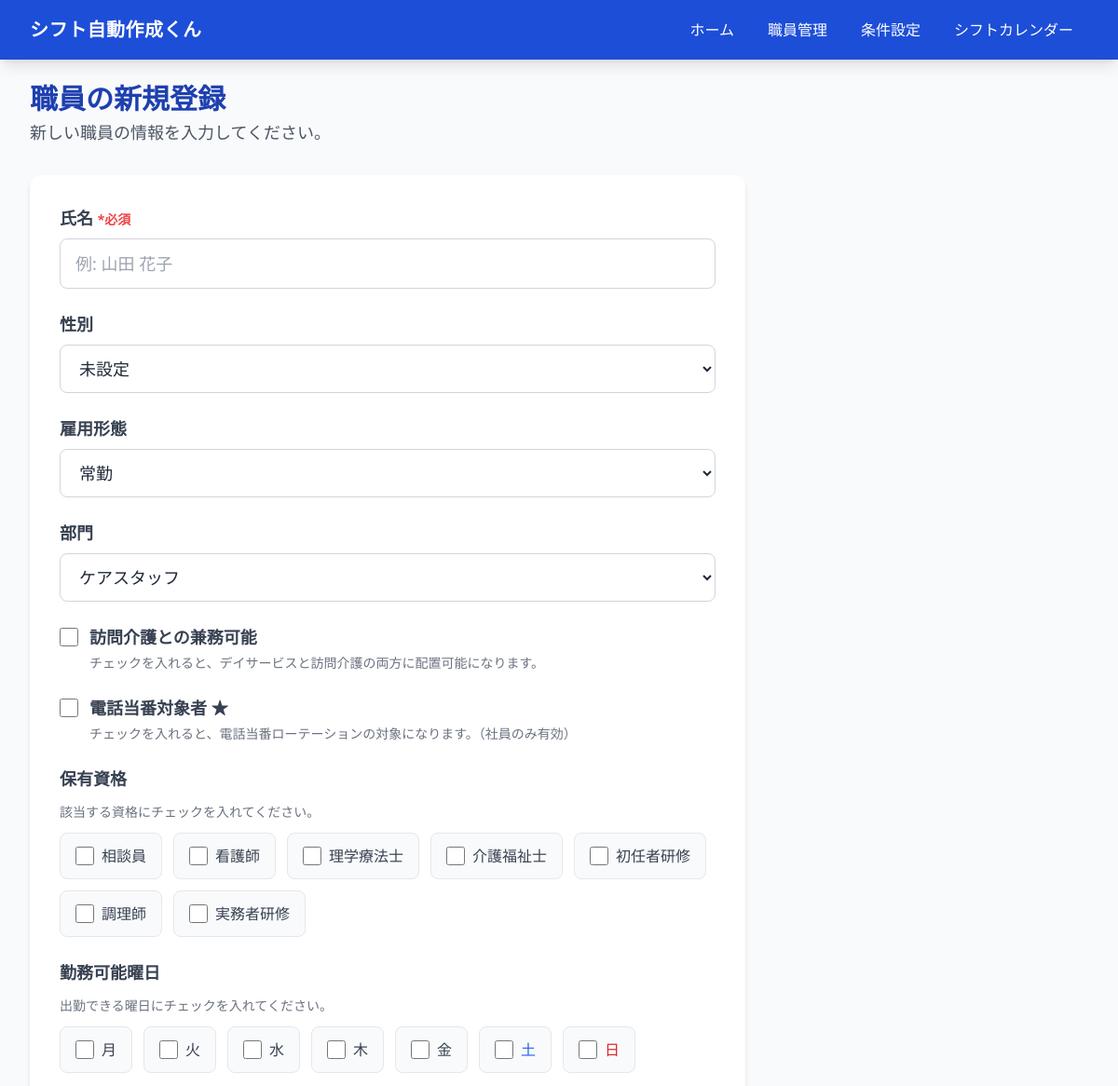
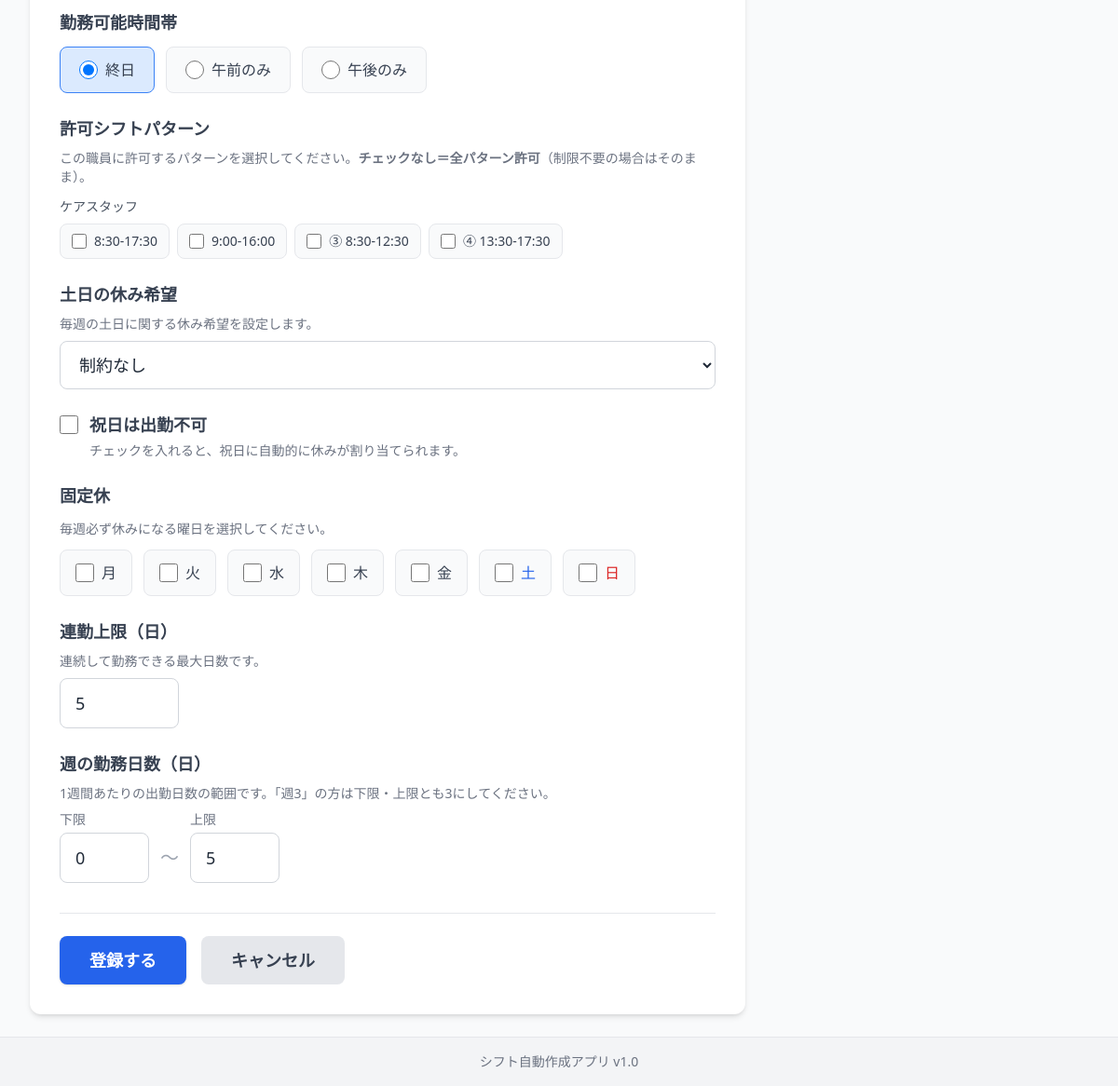
The page /staff/new on the database its author committed (2 pictures, top to bottom).
### models.py (models this page shows, shortened)
class Qualification(db.Model):
    __tablename__ = "qualification"
    id = db.Column(db.Integer, primary_key=True, autoincrement=True)
    code = db.Column(db.String(30), unique=True, nullable=False)
    name = db.Column(db.String(50), nullable=False)
    display_order = db.Column(db.Integer, default=0)
    staff_qualifications = db.relationship(
        "StaffQualification", backref="qualification", lazy=True, cascade="all, delete-orphan"
    )

class ShiftPattern(db.Model):
    __tablename__ = "shift_pattern"
    id = db.Column(db.Integer, primary_key=True, autoincrement=True)
    code = db.Column(db.String(30), unique=True, nullable=False)
    staff_group = db.Column(db.String(20), nullable=False)  # "care" or "cooking"
    label = db.Column(db.String(50), nullable=False)
    start_time = db.Column(db.String(5), nullable=False)
    end_time = db.Column(db.String(5), nullable=False)
    has_break = db.Column(db.Boolean, default=False)
    break_minutes = db.Column(db.Integer, default=0)
    display_order = db.Column(db.Integer, default=0)
    period = db.Column(db.String(10), default="full")  # "full" / "am" / "pm"
    covers_am = db.Column(db.Boolean, default=True)
    covers_pm = db.Column(db.Boolean, default=True)

### app.py (the view)
    @app.route("/staff/new")
    def staff_new():
        qualifications = Qualification.query.order_by(Qualification.display_order).all()
        shift_patterns = ShiftPattern.query.order_by(ShiftPattern.display_order).all()
        return render_template("staff_form.html", staff=None, qualifications=qualifications,
                               shift_patterns=shift_patterns, allowed_pattern_codes=[],
                               pattern_assignment_map=_PATTERN_CODE_TO_ASSIGNMENT)

### templates/staff_form.html (shortened to what this page needs)
{% extends "base.html" %}
{% block content %}
<div class="mb-8">
    <h1 class="text-3xl font-bold text-primary-800 mb-1">
        {% if staff %}職員情報の編集{% else %}職員の新規登録{% endif %}
    </h1>
    <p class="text-gray-600 text-lg">
        {% if staff %}{{ staff.name }} さんの情報を編集します。{% else %}新しい職員の情報を入力してください。{% endif %}
    </p>
</div>
<div class="bg-white rounded-xl shadow-md p-8 max-w-3xl">
    <form method="POST"
          action="{% if staff %}{{ url_for('staff_update', staff_id=staff.id) }}{% else %}{{ url_for('staff_create') }}{% endif %}">
        <div class="mb-6">
            <label for="name" class="block text-lg font-semibold text-gray-700 mb-2">
                氏名 <span class="text-red-500 text-sm">*必須</span>
            </label>
            <input type="text" id="name" name="name" required
                   value="{{ staff.name if staff else '' }}"
                   class="w-full px-4 py-3 text-lg border border-gray-300 rounded-lg focus:ring-2 focus:ring-primary-500 focus:border-primary-500 transition-colors"
                   placeholder="例: 山田 花子">
        </div>
        <div class="mb-6">
            <label for="gender" class="block text-lg font-semibold text-gray-700 mb-2">
                性別
            </label>
            <select id="gender" name="gender"
                    class="w-full px-4 py-3 text-lg border border-gray-300 rounded-lg focus:ring-2 focus:ring-primary-500 focus:border-primary-500 transition-colors bg-white">
                <option value="" {% if not staff or not staff.gender %}selected{% endif %}>未設定</option>
            </select>
        </div>
        <div class="mb-6">
            <label for="employment_type" class="block text-lg font-semibold text-gray-700 mb-2">
                雇用形態
            </label>
            <select id="employment_type" name="employment_type"
                    class="w-full px-4 py-3 text-lg border border-gray-300 rounded-lg focus:ring-2 focus:ring-primary-500 focus:border-primary-500 transition-colors bg-white">
                <option value="常勤" {% if staff and staff.employment_type == '常勤' %}selected{% endif %}>常勤</option>
            </select>
        </div>
        <div class="mb-6">
            <label for="staff_group" class="block text-lg font-semibold text-gray-700 mb-2">
                部門
            </label>
            <select id="staff_group" name="staff_group"
                    onchange="toggleCareFields()"
                    class="w-full px-4 py-3 text-lg border border-gray-300 rounded-lg focus:ring-2 focus:ring-primary-500 focus:border-primary-500 transition-colors bg-white">
                <option value="care" {% if staff and staff.staff_group == 'cooking' %}{% else %}selected{% endif %}>ケアスタッフ</option>
            </select>
        </div>
        <div id="care-only-fields">
            <div class="mb-6">
                <label class="flex items-center cursor-pointer">
                    <input type="checkbox" name="can_visit" value="1"
                           class="w-5 h-5 text-primary-600 border-gray-300 rounded focus:ring-primary-500">
                    <span class="ml-3 text-lg font-semibold text-gray-700">訪問介護との兼務可能</span>
                </label>
                <p class="text-gray-500 text-sm mt-1 ml-8">チェックを入れると、デイサービスと訪問介護の両方に配置可能になります。</p>
            </div>
            <div class="mb-6">
                <label class="flex items-center cursor-pointer">
                    <input type="checkbox" name="has_phone_duty" value="1"
                           class="w-5 h-5 text-red-500 border-gray-300 rounded focus:ring-red-400">
                    <span class="ml-3 text-lg font-semibold text-gray-700">電話当番対象者 ★</span>
                </label>
                <p class="text-gray-500 text-sm mt-1 ml-8">チェックを入れると、電話当番ローテーションの対象になります。（社員のみ有効）</p>
            </div>
            {% if qualifications %}
            <div class="mb-6">
                <label class="block text-lg font-semibold text-gray-700 mb-3">保有資格</label>
                <p class="text-gray-500 text-sm mb-3">該当する資格にチェックを入れてください。</p>
                <div class="flex flex-wrap gap-3">
                    {% for q in qualifications %}
                    <label class="inline-flex items-center cursor-pointer bg-gray-50 border border-gray-200 rounded-lg px-4 py-3 hover:bg-primary-50 hover:border-primary-300 transition-colors has-[:checked]:bg-primary-100 has-[:checked]:border-primary-500">
                        <input type="checkbox" name="qualifications" value="{{ q.id }}"
                               class="w-5 h-5 text-primary-600 border-gray-300 rounded focus:ring-primary-500">
                        <span class="ml-2 text-base font-medium text-gray-700">{{ q.name }}</span>
                    </label>
                    {% endfor %}
                </div>
            </div>
            {% endif %}
        </div>
        <div class="mb-6">
            <label class="block text-lg font-semibold text-gray-700 mb-3">勤務可能曜日</label>
            <p class="text-gray-500 text-sm mb-3">出勤できる曜日にチェックを入れてください。</p>
            {% set day_names = ['月', '火', '水', '木', '金', '土', '日'] %}
            {% set available = staff.available_days.split(',') if staff and staff.available_days else [] %}
            <div class="flex flex-wrap gap-3">
                {% for i in range(7) %}
                <label class="inline-flex items-center cursor-pointer bg-gray-50 border border-gray-200 rounded-lg px-4 py-3 hover:bg-primary-50 hover:border-primary-300 transition-colors has-[:checked]:bg-primary-100 has-[:checked]:border-primary-500">
                    <input type="checkbox" name="available_days" value="{{ i }}"
                           class="w-5 h-5 text-primary-600 border-gray-300 rounded focus:ring-primary-500">
                    <span class="ml-2 text-base font-medium
                        {% if i == 5 %}text-blue-600{% elif i == 6 %}text-red-600{% else %}text-gray-700{% endif %}">
                        {{ day_names[i] }}
                    </span>
                </label>
                {% endfor %}
            </div>
        </div>
        <div id="care-only-time-slots">
        <div class="mb-6">
            <label class="block text-lg font-semibold text-gray-700 mb-3">勤務可能時間帯</label>
            <div class="flex flex-wrap gap-3">
                <label class="inline-flex items-center cursor-pointer bg-gray-50 border border-gray-200 rounded-lg px-5 py-3 hover:bg-primary-50 hover:border-primary-300 transition-colors has-[:checked]:bg-primary-100 has-[:checked]:border-primary-500">
                    <input type="radio" name="available_time_slots" value="full_day"
                           {% if not staff or staff.available_time_slots == 'full_day' %}checked{% endif %}
                           class="w-5 h-5 text-primary-600 border-gray-300 focus:ring-primary-500">
                    <span class="ml-2 text-base font-medium text-gray-700">終日</span>
                </label>
                <label class="inline-flex items-center cursor-pointer bg-gray-50 border border-gray-200 rounded-lg px-5 py-3 hover:bg-primary-50 hover:border-primary-300 transition-colors has-[:checked]:bg-primary-100 has-[:checked]:border-primary-500">
                    <input type="radio" name="available_time_slots" value="am_only"
                           class="w-5 h-5 text-primary-600 border-gray-300 focus:ring-primary-500">
                    <span class="ml-2 text-base font-medium text-gray-700">午前のみ</span>
                </label>
                <label class="inline-flex items-center cursor-pointer bg-gray-50 border border-gray-200 rounded-lg px-5 py-3 hover:bg-primary-50 hover:border-primary-300 transition-colors has-[:checked]:bg-primary-100 has-[:checked]:border-primary-500">
                    <input type="radio" name="available_time_slots" value="pm_only"
                           class="w-5 h-5 text-primary-600 border-gray-300 focus:ring-primary-500">
                    <span class="ml-2 text-base font-medium text-gray-700">午後のみ</span>
                </label>
            </div>
        </div>
        </div>
        {% if shift_patterns %}
        <div class="mb-6">
            <label class="block text-lg font-semibold text-gray-700 mb-2">
                許可シフトパターン
            </label>
            <p class="text-gray-500 text-sm mb-3">この職員に許可するパターンを選択してください。<strong>チェックなし＝全パターン許可</strong>（制限不要の場合はそのまま）。</p>
            <div id="allowed-care-patterns" class="mb-2">
                <p class="text-sm font-medium text-gray-600 mb-2">ケアスタッフ</p>
                <div class="flex flex-wrap gap-2">
                    {% for p in shift_patterns if p.staff_group == 'care' %}
                    {% set assignment_code = pattern_assignment_map.get(p.code, p.code) %}
                    <label class="inline-flex items-center cursor-pointer bg-gray-50 border border-gray-200 rounded-lg px-3 py-2 hover:bg-blue-50 hover:border-blue-300 transition-colors has-[:checked]:bg-blue-100 has-[:checked]:border-blue-500 text-sm">
                        <input type="checkbox" name="allowed_patterns" value="{{ assignment_code }}"
                               class="w-4 h-4 text-blue-600 border-gray-300 rounded focus:ring-blue-500">
                        <span class="ml-2 font-medium text-gray-700">{{ p.label }}</span>
                    </label>
                    {% endfor %}
                </div>
            </div>
        </div>
        {% endif %}
        <div class="mb-6">
            <label for="weekend_constraint" class="block text-lg font-semibold text-gray-700 mb-2">
                土日の休み希望
            </label>
            <p class="text-gray-500 text-sm mb-2">毎週の土日に関する休み希望を設定します。</p>
            <select id="weekend_constraint" name="weekend_constraint"
                    class="w-full px-4 py-3 text-lg border border-gray-300 rounded-lg focus:ring-2 focus:ring-primary-500 focus:border-primary-500 transition-colors bg-white">
                <option value="" {% if not staff or not staff.weekend_constraint %}selected{% endif %}>制約なし</option>
            </select>
        </div>
        <div class="mb-6">
            <label class="flex items-center cursor-pointer">
                <input type="checkbox" name="holiday_ng" value="1"
                       class="w-5 h-5 text-orange-500 border-gray-300 rounded focus:ring-orange-400">
                <span class="ml-3 text-lg font-semibold text-gray-700">祝日は出勤不可</span>
            </label>
            <p class="text-gray-500 text-sm mt-1 ml-8">チェックを入れると、祝日に自動的に休みが割り当てられます。</p>
        </div>
        <div class="mb-6">
            <label class="block text-lg font-semibold text-gray-700 mb-3">固定休</label>
            <p class="text-gray-500 text-sm mb-3">毎週必ず休みになる曜日を選択してください。</p>
            {% set fixed_off = staff.fixed_days_off.split(',') if staff and staff.fixed_days_off else [] %}
            <div class="flex flex-wrap gap-3">
                {% for i in range(7) %}
                <label class="inline-flex items-center cursor-pointer bg-gray-50 border border-gray-200 rounded-lg px-4 py-3 hover:bg-red-50 hover:border-red-300 transition-colors has-[:checked]:bg-red-100 has-[:checked]:border-red-400">
                    <input type="checkbox" name="fixed_days_off" value="{{ i }}"
                           class="w-5 h-5 text-red-500 border-gray-300 rounded focus:ring-red-400">
                    <span class="ml-2 text-base font-medium
                        {% if i == 5 %}text-blue-600{% elif i == 6 %}text-red-600{% else %}text-gray-700{% endif %}">
                        {{ day_names[i] }}
                    </span>
                </label>
                {% endfor %}
            </div>
        </div>
        <div class="mb-6">
            <label for="max_consecutive_days" class="block text-lg font-semibold text-gray-700 mb-2">
                連勤上限（日）
            </label>
            <p class="text-gray-500 text-sm mb-2">連続して勤務できる最大日数です。</p>
            <input type="number" id="max_consecutive_days" name="max_consecutive_days"
                   min="1" max="7"
                   value="{{ staff.max_consecutive_days if staff else 5 }}"
                   class="w-32 px-4 py-3 text-lg border border-gray-300 rounded-lg focus:ring-2 focus:ring-primary-500 focus:border-primary-500 transition-colors">
        </div>
        <div class="mb-8">
            <label class="block text-lg font-semibold text-gray-700 mb-2">
                週の勤務日数（日）
            </label>
            <p class="text-gray-500 text-sm mb-2">1週間あたりの出勤日数の範囲です。「週3」の方は下限・上限とも3にしてください。</p>
            <div class="flex items-center gap-3">
                <div>
                    <label for="min_days_per_week" class="block text-sm font-medium text-gray-500 mb-1">下限</label>
                    <input type="number" id="min_days_per_week" name="min_days_per_week"
                           min="0" max="7"
                           value="{{ staff.min_days_per_week if staff and staff.min_days_per_week else 0 }}"
                           class="w-24 px-4 py-3 text-lg border border-gray-300 rounded-lg focus:ring-2 focus:ring-primary-500 focus:border-primary-500 transition-colors">
                </div>
                <span class="text-gray-400 text-xl mt-6">〜</span>
                <div>
                    <label for="max_days_per_week" class="block text-sm font-medium text-gray-500 mb-1">上限</label>
                    <input type="number" id="max_days_per_week" name="max_days_per_week"
                           min="1" max="7"
                           value="{{ staff.max_days_per_week if staff else 5 }}"
                           class="w-24 px-4 py-3 text-lg border border-gray-300 rounded-lg focus:ring-2 focus:ring-primary-500 focus:border-primary-500 transition-colors">
                </div>
            </div>
        </div>
        <div class="flex items-center space-x-4 border-t border-gray-200 pt-6">
            <button type="submit"
                    class="bg-primary-600 hover:bg-primary-700 text-white font-bold py-3 px-8 rounded-lg shadow transition-colors text-lg">
                {% if staff %}更新する{% else %}登録する{% endif %}
            </button>
            <a href="{{ url_for('staff_list') }}"
               class="bg-gray-200 hover:bg-gray-300 text-gray-700 font-bold py-3 px-8 rounded-lg transition-colors text-lg">
                キャンセル
            </a>
        </div>
    </form>
</div>
{% endblock %}

### rows shown on the page
Qualification: name "相談員"
Qualification: name "看護師"
Qualification: name "理学療法士"
Qualification: name "介護福祉士"
Qualification: name "初任者研修"
Qualification: name "調理師"
Qualification: name "実務者研修"
ShiftPattern: label "8:30-17:30"
ShiftPattern: label "9:00-16:00"
ShiftPattern: label "③ 8:30-12:30"
ShiftPattern: label "④ 13:30-17:30"

### other values the page prints
{{ day_names[i] }} "月" "火" "水" "木" "金" "土" "日"
